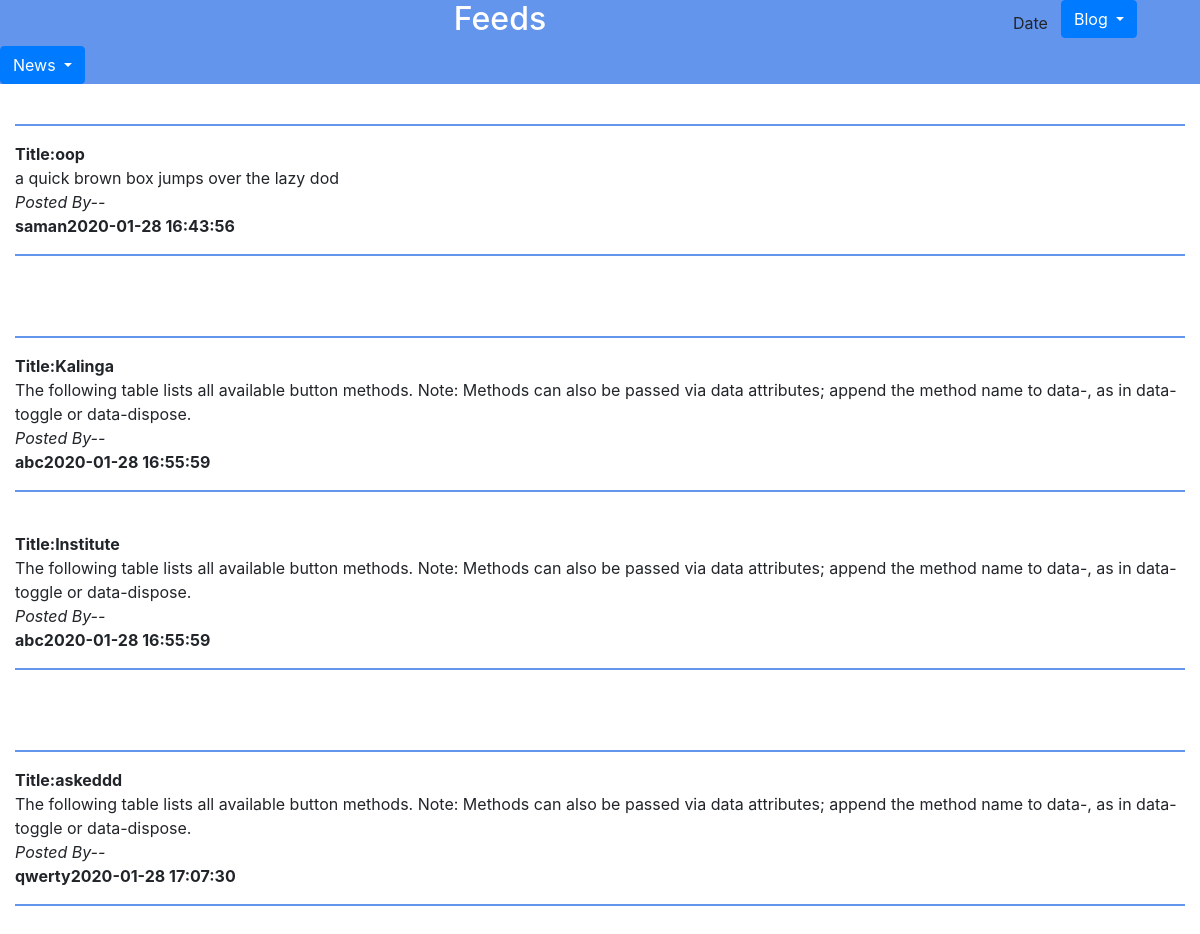
Page /Newstech.php on the committed database.
### tables this page shows
CREATE TABLE `posts` (
  `id` int(20) NOT NULL,
  `name` varchar(200) NOT NULL,
  `title` varchar(200) NOT NULL,
  `post` varchar(200) NOT NULL,
  `time` timestamp NOT NULL DEFAULT current_timestamp() ON UPDATE current_timestamp(),
  `Category` varchar(20) NOT NULL
);

CREATE TABLE `posts1` (
  `id` int(20) NOT NULL,
  `name` varchar(200) NOT NULL,
  `title` varchar(200) NOT NULL,
  `post` varchar(200) NOT NULL,
  `time` timestamp NOT NULL DEFAULT current_timestamp() ON UPDATE current_timestamp(),
  `Category` varchar(20) NOT NULL
);

CREATE TABLE `posts2` (
  `id` int(11) NOT NULL,
  `name` varchar(200) NOT NULL,
  `title` varchar(200) NOT NULL,
  `post` varchar(200) NOT NULL,
  `time` timestamp NOT NULL DEFAULT current_timestamp() ON UPDATE current_timestamp(),
  `Category` varchar(20) NOT NULL
);

### Newstech.php (the view, shortened to what this page needs)
<?php
$conn = mysqli_connect("localhost","root","","blogapp");
?>
<html>
<head>
    <link type="text/css" rel="stylesheet" href="css/bootstrap.css"/>
</head>
<body>
    <div class="container-fluid">
    <div id="head" class="row">
        <div class="col-md-10" style="text-align:center;"><h2>Feeds</h2></div>
        <button type="button" class="btn">Date</button>
        <div class="dropdown">
  <button type="button" class="btn btn-primary dropdown-toggle" data-toggle="dropdown">
    Blog
  </button>
</div>
<div class="dropdown">
  <button type="button" class="btn btn-primary dropdown-toggle" data-toggle="dropdown">
    News
  </button>
</div>
</div>
<br>
<hr>
<div id="body" class="row">
<div class="col-md-12">
<?php $sql="SELECT * FROM posts WHERE Category='News-Tech'";
$result = $conn->query($sql);
if($result->num_rows > 0){
    while($row = $result->fetch_assoc()){
        echo "<b>"."Title:" .$row["title"]."</b>"."<br>".$row["post"]."<br>"."<i>Posted By--</i><br>"."<b>".$row["name"]."</b>"."<b>".$row["time"]."</b>";
    echo "<hr>";
    echo "<br>";
    }
} else{
    echo "0 results";
}
?>
</div>
</div>
</div>
<div class="container-fluid">
<br>
<hr>
<div id="body" class="row">
<div class="col-md-12">
<?php $sql="SELECT * FROM posts1 WHERE Category='News-Tech'";
$result = $conn->query($sql);
if($result->num_rows > 0){
while($row = $result->fetch_assoc()){
    echo "<b>"."Title:" .$row["title"]."</b>"."<br>".$row["post"]."<br>"."<i>Posted By--</i><br>"."<b>".$row["name"]."</b>"."<b>".$row["time"]."</b>";
echo "<hr>";
echo "<br>";
}
} else{
echo "0 results";
}
?>
</div>
</div>
</div>
<div class="container-fluid">
<br>
<hr>
<div id="body" class="row">
<div class="col-md-12">
<?php $sql="SELECT * FROM posts2 WHERE Category='News-Tech'";
$result = $conn->query($sql);
if($result->num_rows > 0){
while($row = $result->fetch_assoc()){
    echo "<b>"."Title:" .$row["title"]."</b>"."<br>".$row["post"]."<br>"."<i>Posted By--</i><br>"."<b>".$row["name"]."</b>"."<b>".$row["time"]."</b>";
echo "<hr>";
echo "<br>";
}
} else{
echo "0 results";
}
?>
</div>
</div>
</div>
</body>
    </html>

### Newstech.php (style rules this page uses)
#head { background-color:cornflowerblue; color:white; }
hr { border: 1px solid cornflowerblue; }

### rows in the picture
posts: title "oop", post "a quick brown box jumps over the lazy dod", name "saman", time "2020-01-28 16:43:56"
posts1: title "Kalinga", post "The following table lists all available button methods. Note: Methods can also be passed via data attributes; append the method name to data-, as in data-toggle or data-dispose.", name "abc", time "2020-01-28 16:55:59"
posts1: title "Institute", post "The following table lists all available button methods. Note: Methods can also be passed via data attributes; append the method name to data-, as in data-toggle or data-dispose.", name "abc", time "2020-01-28 16:55:59"
posts2: title "askeddd", post "The following table lists all available button methods. Note: Methods can also be passed via data attributes; append the method name to data-, as in data-toggle or data-dispose.", name "qwerty", time "2020-01-28 17:07:30"
